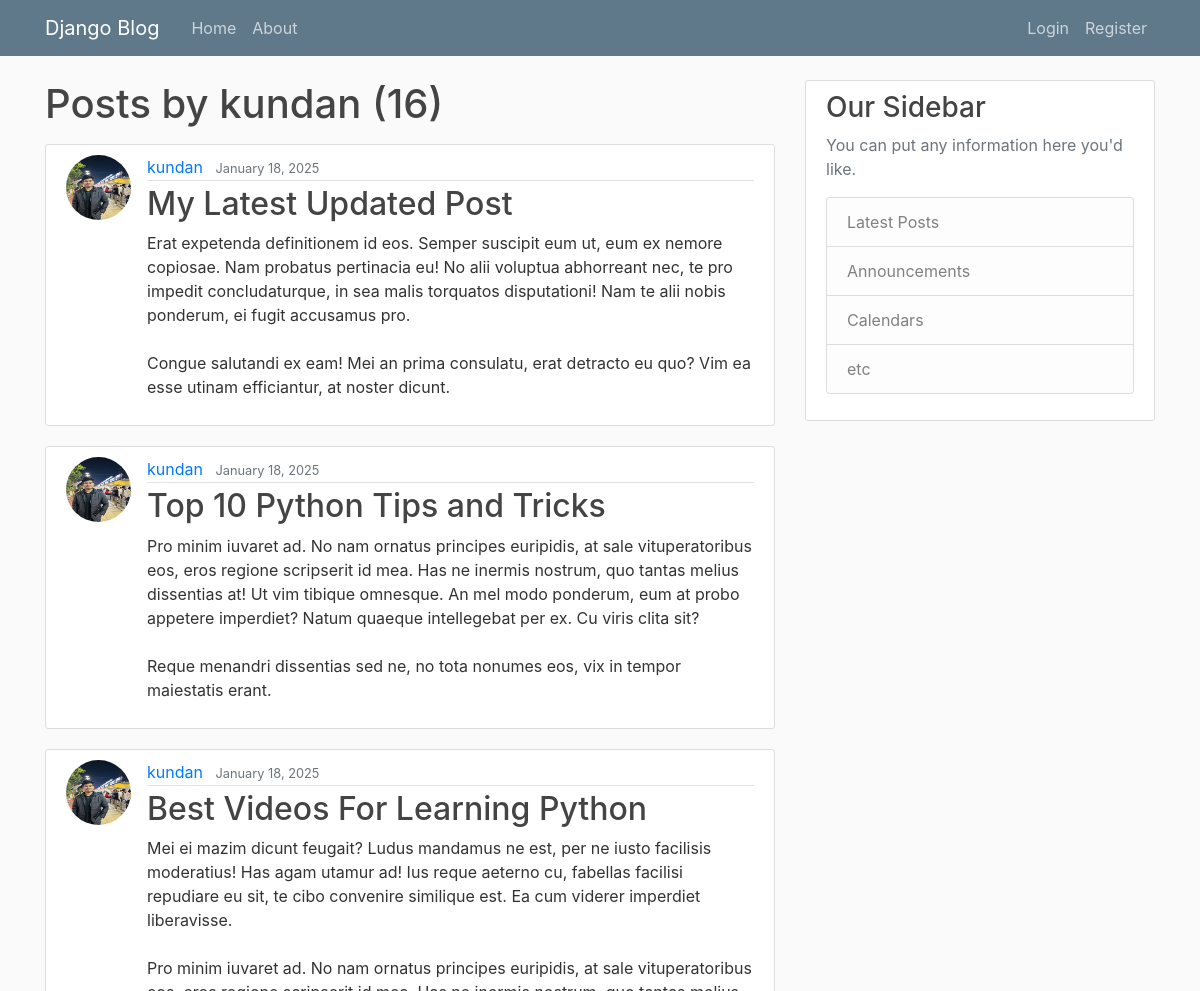
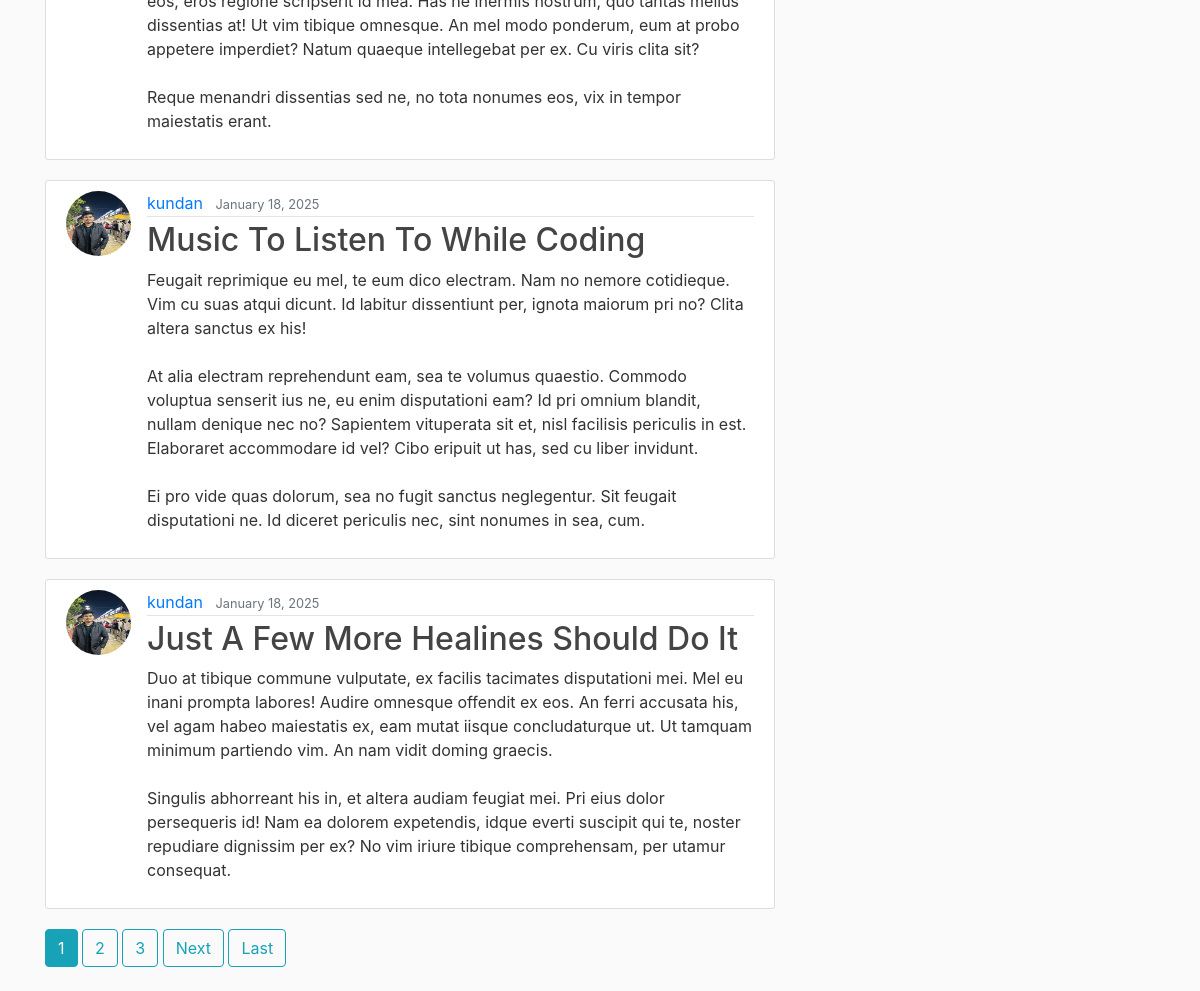
Page /user/kundan/ on the earlier database version (2 pictures, top to bottom).
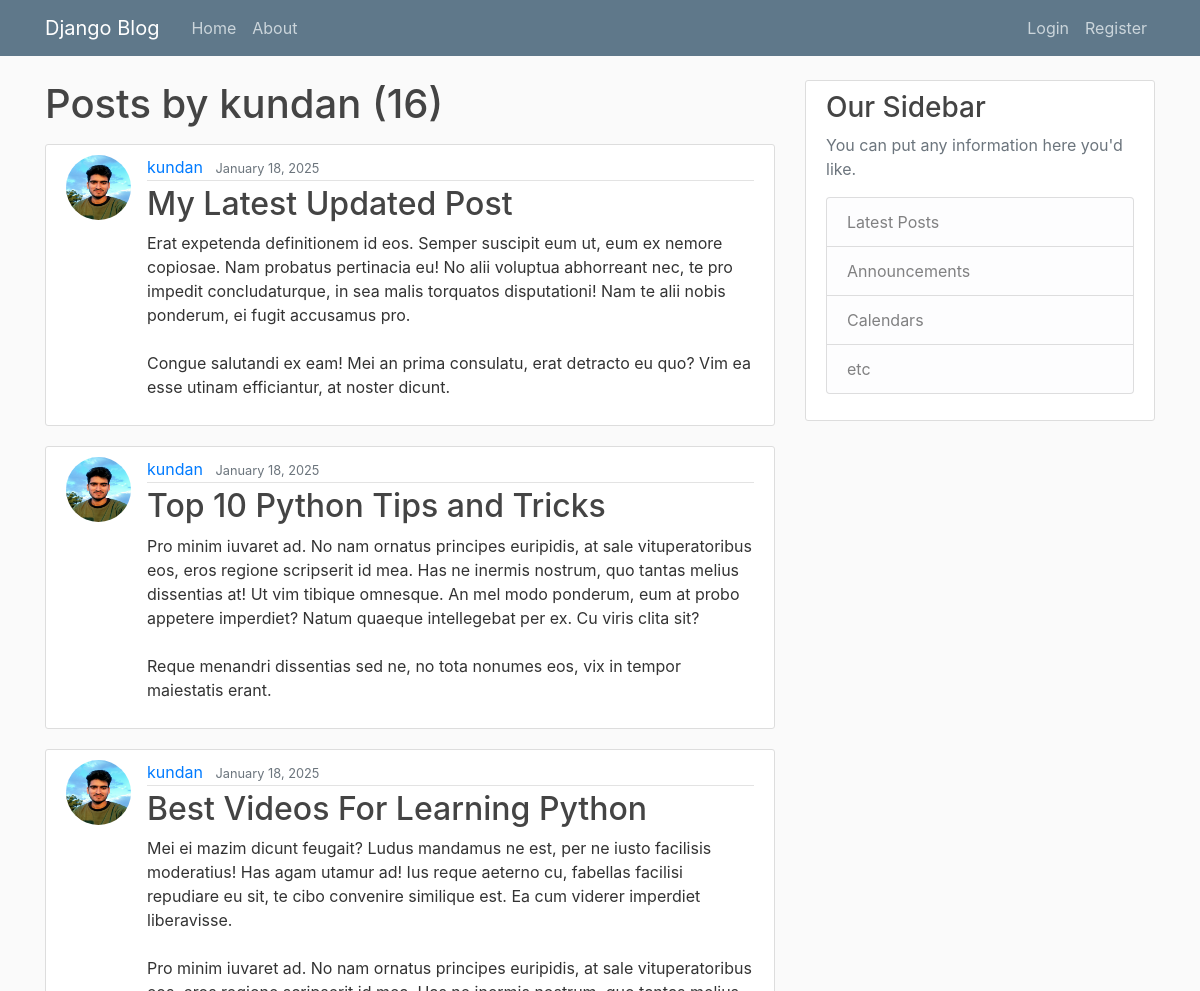
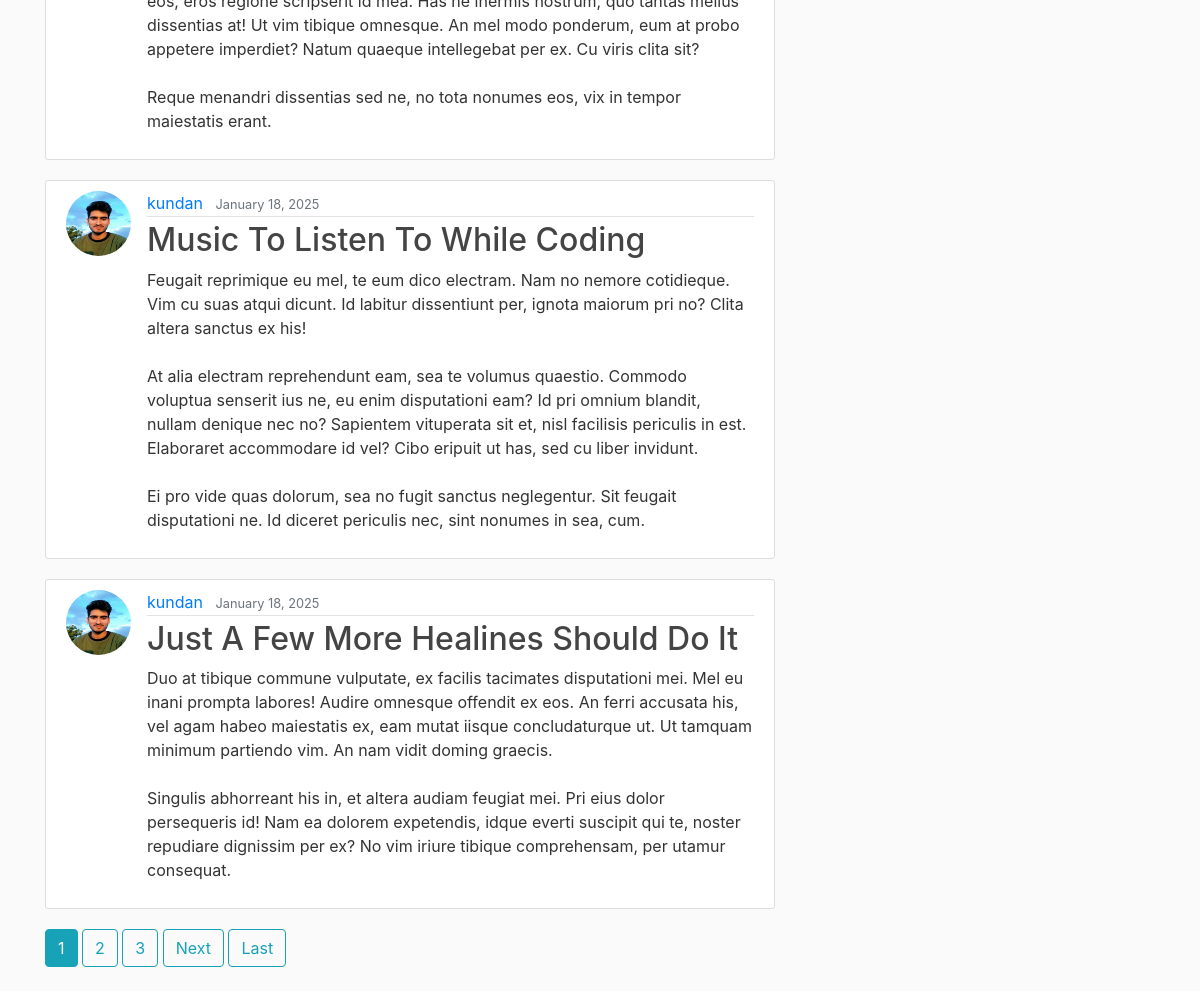
Same page on the later database version (2 pictures, top to bottom).
### blog/models.py (models this page shows, shortened)
class Post(models.Model):
    title = models.CharField(max_length=100)
    content = models.TextField()
    date_posted = models.DateTimeField(default=timezone.now)
    author = models.ForeignKey(User, on_delete=models.CASCADE)

### users/models.py (models this page shows, shortened)
class Profile(models.Model):
    user = models.OneToOneField(User, on_delete=models.CASCADE)
    image = models.ImageField(default='default.jpg', upload_to='profile_pics')

### blog/views.py (the view)
# urls.py: path('user/<str:username>/', UserPostListView.as_view(), name='user-posts'),
class UserPostListView(ListView):
    model = Post
    template_name = 'blog/user_posts.html'
    context_object_name = 'posts'
    paginate_by = 5
    def get_queryset(self):
        user = get_object_or_404(User, username=self.kwargs.get('username'))  # Use get_object_or_404 here
        return Post.objects.filter(author=user).order_by('-date_posted')

### blog/templates/blog/user_posts.html (shortened to what this page needs)
{% extends "blog/base.html" %}
{% block content %}
<h1 class="mb-3">Posts by {{ view.kwargs.username }} ({{ page_obj.paginator.count }})</h1>
    {% for post in posts %}
        <article>
            <article class="media content-section">
                <img class="rounded-circle article-img" src="{{ post.author.profile.image.url }}">
                <div class="media-body">
                    <div class="article-metadata">
                        <a class="mr-2" href="{% url 'user-posts' post.author.username %}">{{ post.author.username }}</a>
                        <small class="text-muted">{{ post.date_posted|date:"F d, Y" }}</small>
                    </div>
                    <h2>
                        <a class="article-title" href="{% url 'post-detail' post.id %}">{{ post.title }}</a>
                    </h2>
                    <p class="article-content">{{ post.content }}</p>
                </div>
            </article>
        </article>
    {% endfor %}
    {% if is_paginated %}
        {% for num in page_obj.paginator.page_range %}
            {% if page_obj.number == num %}
                <a class="btn btn-info mb-4" href="?page={{ num }}">{{ num }}</a>
            {% elif num > page_obj.number|add:'-3' and num < page_obj.number|add:'3' %}
                <a class="btn btn-outline-info mb-4" href="?page={{ num }}">{{ num }}</a>
            {% endif %}
        {% endfor %}
        {% if page_obj.has_next %}
            <a class="btn btn-outline-info mb-4" href="?page={{page_obj.next_page_number}}">Next</a>
            <a class="btn btn-outline-info mb-4" href="?page={{ page_obj.paginator.num_pages }}">Last</a>
        {% endif %}
    {% endif %}
{% endblock %}

### blog/templates/blog/base.html (shortened to what this page needs)
{% load static %}
<!DOCTYPE html>
<html lang="en">
<head>
    <link rel="stylesheet" href="https://cdn.jsdelivr.net/npm/bootstrap@4.0.0/dist/css/bootstrap.min.css">
    <link rel="stylesheet" href="{% static 'blog/main.css' %}">
</head>
<body>
    <header class="site-header">
        <nav class="navbar navbar-expand-md navbar-dark bg-steel fixed-top">
          <div class="container">
            <a class="navbar-brand mr-4" href="{% url 'blog-home' %}">Django Blog</a>
            <div class="collapse navbar-collapse" id="navbarToggle">
              <div class="navbar-nav mr-auto">
                <a class="nav-item nav-link" href="{% url 'blog-home' %}">Home</a>
                <a class="nav-item nav-link" href="{% url 'blog-about' %}">About</a>
              </div>
              <div class="navbar-nav">
                {% if user.is_authenticated %}
                  <a class="nav-item nav-link" href="{% url 'post-create' %}">New Post</a>
                  <a class="nav-item nav-link" href="{% url 'profile' %}">Profile</a>
                  <a class="nav-item nav-link" href="{% url 'logout' %}">Logout</a>
                {% else %}
                  <a class="nav-item nav-link" href="{% url 'login' %}">Login</a>
                  <a class="nav-item nav-link" href="{% url 'register' %}">Register</a>
                {% endif %}
              </div>
            </div>
          </div>
        </nav>
      </header>
      <main role="main" class="container">
        <div class="row">
          <div class="col-md-8">
            {% block content %}{% endblock %}
          </div>
          <div class="col-md-4">
            <div class="content-section">
              <h3>Our Sidebar</h3>
              <p class='text-muted'>You can put any information here you'd like.
                <ul class="list-group">
                  <li class="list-group-item list-group-item-light">Latest Posts</li>
                  <li class="list-group-item list-group-item-light">Announcements</li>
                  <li class="list-group-item list-group-item-light">Calendars</li>
                  <li class="list-group-item list-group-item-light">etc</li>
                </ul>
              </p>
            </div>
          </div>
        </div>
      </main>

### blog/static/blog/main.css (style rules this page uses)
body { background: #fafafa; color: #333333; margin-top: 5rem; }
h1, h2, h3, h4, h5, h6 { color: #444444; }
ul { margin: 0; }
.bg-steel { background-color: #5f788a; }
.site-header .navbar-nav .nav-link { color: #cbd5db; }
.content-section { background: #ffffff; padding: 10px 20px; border: 1px solid #dddddd; border-radius: 3px; margin-bottom: 20px; }
.article-title { color: #444444; }
.article-content { white-space: pre-line; }
.article-img { height: 65px; width: 65px; margin-right: 16px; }
.article-metadata { padding-bottom: 1px; margin-bottom: 4px; border-bottom: 1px solid #e3e3e3 }

Differences in the rows shown:
changed through a linked row, Post "My Latest Updated Post": author.profile.image: a different picture
changed through a linked row, Post "Top 10 Python Tips and Tricks": author.profile.image: a different picture
changed through a linked row, Post "Best Videos For Learning Python": author.profile.image: a different picture
changed through a linked row, Post "Music To Listen To While Coding": author.profile.image: a different picture
changed through a linked row, Post "Just A Few More Healines Should Do It": author.profile.image: a different picture
